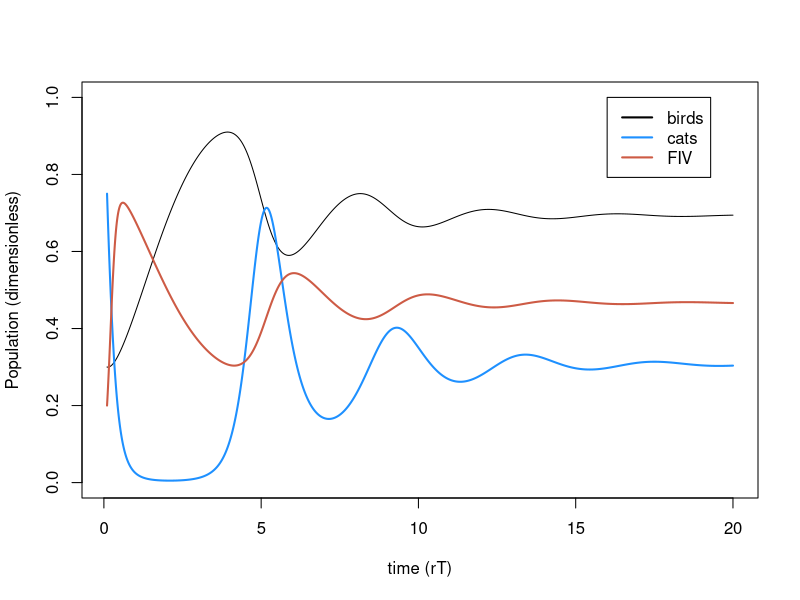
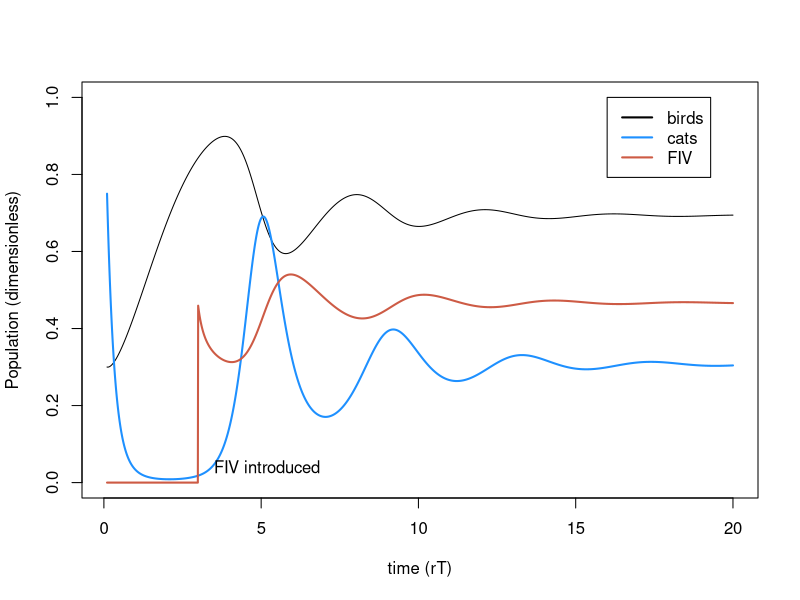
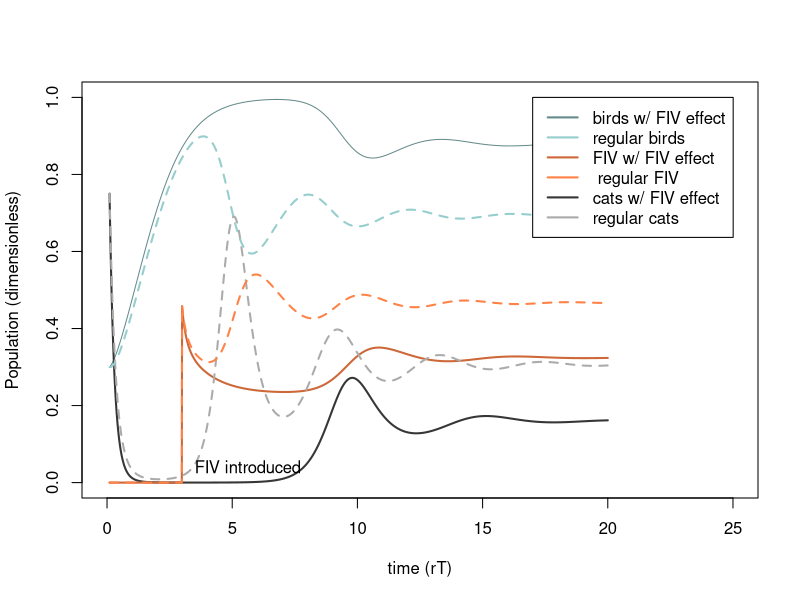
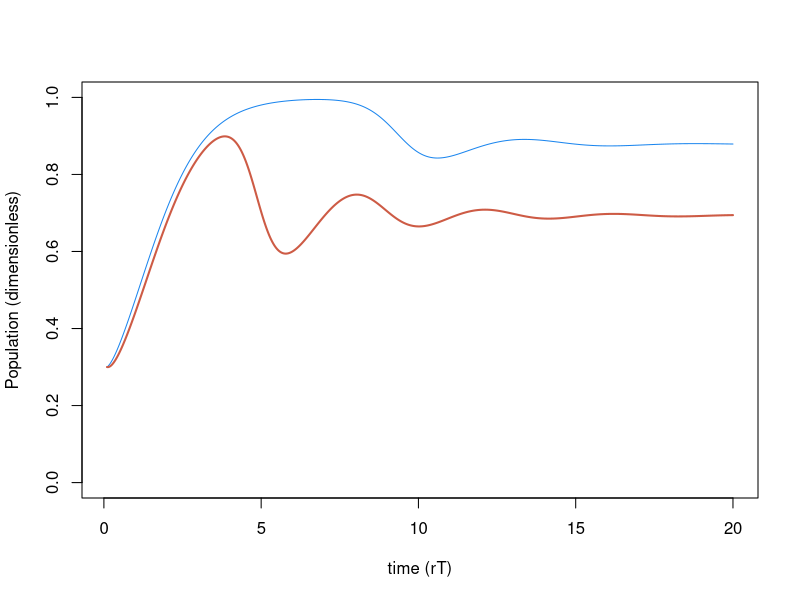
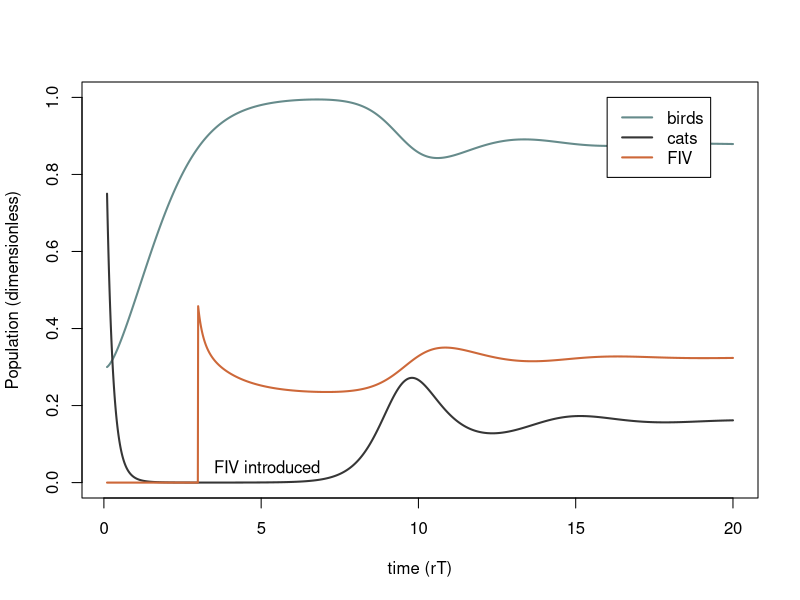
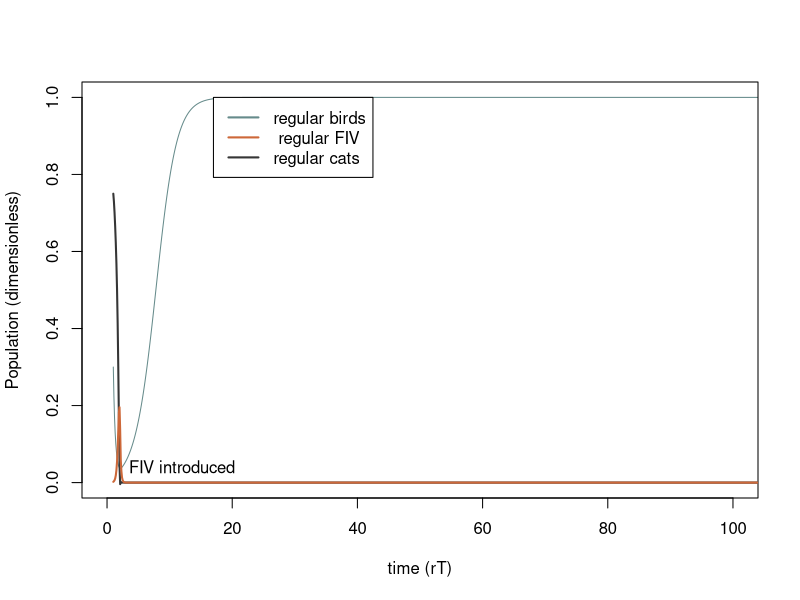
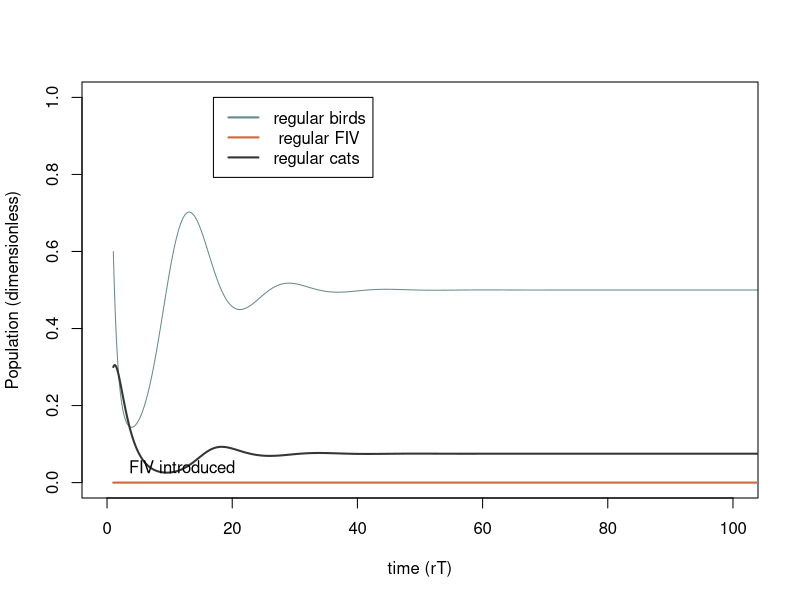

These charts were generated, in order, by the following R code:
## ---- chunk 1
##Variables
#N.v <- NaN    ## population size for victims (birds)
#N.p <- NaN    ## population size for predators (cats)
t.time.set <- seq(1, 200, length.out= 2000) ## time

##Parameter values##
#K <- NaN            # carrying capacity               (will be estimated from dimensionless parameters)
#u <- NaN            # predation rate                  (will be estimated from dimensionless parameters)
#beta.ma <- NaN      # contact rate for mass action    (will be estimated from dimensionless parameters)    

r.v <- 0.1          # per capita growth rate of birds in the model
a <- 0.03           # trophic conversion efficiency of cats
d.p <- 0.6          # natural per capita death rate of cats
beta.pm <- 1.5      # contact rate for proportionate mixing
delta <- 0.2        # virulence

#core equations
#B <- N.v/K
B.set <-seq(0, 1, length.out=20000)
#C <- N.p*u/r.v
t.set <- r.v*t.time.set

#dimensionless parameters
sigma.pm <- beta.pm/r.v
#sigma.pm.set <- seq(0,25, length.out = 20000)
#sigma.ma <- beta.ma * C/u 
#sigma.ma.set<- seq(0, 250, length.out = 20000)

#e <- alpha*u*K/r.v
e <- 10
#e.set <- seq(0, 25, length.out = 20000)
m <- d.p/r.v
alpha <- delta/r.v

## ---- chunk 2
B.simu1 <- NaN*t.set 
  B.simu1[1] <- .3
C.simu1 <- NaN*t.set
  C.simu1[1] <- .75
I.simu1 <- NaN*t.set
 I.simu1[1] <- 0.2

#for PM
for(i in 2:length(t.set)){
  
  dt <- t.set[i]-t.set[i-1]
  B <- B.simu1[i-1]
  C <- C.simu1[i-1]
  I <- I.simu1[i-1]
  
  dB <- (B*(1-B) -B*C) *dt
  dC <- (e*B*C - m*C - alpha*C*I)*dt
  dI <- (((sigma.pm - alpha)* (1-I) - e*B)*I) *dt
  
  B.simu1[i] <- B + dB
  C.simu1[i] <- C + dC
  I.simu1[i] <- I + dI
}

  
plot(t.set, B.simu1, type= "l", ylim= c(0, 1), ylab="Population (dimensionless)", xlab="time (rT)")  
lines(t.set,C.simu1,lwd=2,col='dodgerblue')
lines(t.set, I.simu1, lwd = 2, col= "coral3")
legend(x=16,y=1, col = c("black","dodgerblue","coral3"), lty=1,lwd=2,legend = c("birds", "cats", "FIV"))

## ---- chunk 3
B.simu2 <- NaN*t.set 
  B.simu2[1] <- .3
C.simu2 <- NaN*t.set
  C.simu2[1] <- .75
I.simu2 <- NaN*t.set
# I.simu2[1] <- 0
## ---- chunk 4
#for PM
for(i in 2:length(t.set)){
  
  	if(t.set[i] < 3){I.simu2[i-1] <- 0 } else { 
  	  if(t.set[i] == 3) {I.simu2[i-1] <- 0.2} else { I<- I.simu2[i-1]}}
	
  dt <- t.set[i]-t.set[i-1]
  B <- B.simu2[i-1]
  C <- C.simu2[i-1]
  #I.simu2[i-1]
  
  dB <- (B*(1-B) -B*C) *dt
  dC <- (e*B*C - m*C - alpha*C*I)*dt
  dI <- (((sigma.pm - alpha)* (1-I) - e*B)*I) *dt
  
  B.simu2[i] <- B + dB
  C.simu2[i] <- C + dC
  I.simu2[i] <- I + dI
}

plot(t.set, B.simu2, type= "l", ylim= c(0, 1), ylab="Population (dimensionless)", xlab="time (rT)")  
lines(t.set,C.simu2,lwd=2,col='dodgerblue')
lines(t.set, I.simu2, lwd = 2, col= "coral3")
legend(x=16,y=1, col = c("black","dodgerblue","coral3"), lty=1,lwd=2,legend = c("birds", "cats", "FIV"))
text(x=3.5, y=0.04, adj=0, label="FIV introduced")
## ---- chunk 5
l <- 0.25 #percent activity of sick cats (lathargy)
#for PM
B.simu3 <- NaN*t.set 
  B.simu3[1] <- .3
C.simu3 <- NaN*t.set
  C.simu3[1] <- .75
I.simu3 <- NaN*t.set
#I.simu3[1] <- 0

for(i in 2:length(t.set)){
  
  	if(t.set[i] < 3){I.simu3[i-1] <- 0 } else { 
  	  if(t.set[i] == 3) {I.simu3[i-1] <- 0.2} else { I<- I.simu3[i-1]}}
	
  dt <- t.set[i]-t.set[i-1]
  B <- B.simu3[i-1]
  C <- C.simu3[i-1]
  #I.simu3[i-1]
  
  dB <- (B*(1-B) -B*C*(1-I) - l*B*I*C ) *dt
  dC <- (e*(B*C*(1-I) + l*B*I*C) - m*C - alpha*C*I)*dt
  dI <- (((sigma.pm - alpha)* (1-I) - e*B)*I) *dt
  
  B.simu3[i] <- B + dB
  C.simu3[i] <- C + dC
  I.simu3[i] <- I + dI
}

plot(t.set, B.simu3, type= "l", ylim= c(0, 1), xlim=c(0, 25), ylab="Population (dimensionless)", xlab="time (rT)", col='paleturquoise4')  
lines(t.set,C.simu3,lwd=2,col='gray21')
lines(t.set, I.simu3, lwd = 2, col= "sienna3")
lines(t.set,C.simu2,lwd=2, lty= 2, col='gray67')
lines(t.set, I.simu2, lwd = 2,lty= 2, col= "sienna1")
lines(t.set,B.simu2,lwd=2,lty= 2, col='paleturquoise3')

legend(x=17,y=1, col = c("paleturquoise4","paleturquoise3","sienna3", "sienna1", "gray21", "gray67"), lty=1,lwd=2,legend = c("birds w/ FIV effect", "regular birds", "FIV w/ FIV effect", " regular FIV", "cats w/ FIV effect", "regular cats"))
text(x=3.5, y=0.04, adj=0, label="FIV introduced")




plot(t.set, B.simu3,type= "l", ylim= c(0, 1), ylab="Population (dimensionless)", xlab="time (rT)", col= 'Dodgerblue2')
lines(t.set, B.simu2, lwd=2, col= 'coral3')



plot(t.set, B.simu3, type= "l", ylim= c(0, 1), lwd=2, ylab="Population (dimensionless)", xlab="time (rT)", col='paleturquoise4')  
lines(t.set,C.simu3,lwd=2,col='gray21')
lines(t.set, I.simu3, lwd = 2, col= "sienna3")

legend(x=16,y=1, col = c("paleturquoise4","gray21","sienna3"), lty=1,lwd=2,legend = c("birds", "cats", "FIV"))
text(x=3.5, y=0.04, adj=0, label="FIV introduced")

## ---- chunk 6

mu <- 4 #not given
a <- 0.3 #trophic conversion
d <- 0.6 #per capita death
beta.pm <- 13 #pm contact rate
gamma <- 4.8 # virulence
K<- 1
r<- 0.6

l <- 0.25 #percent activity of sick cats (lathargy)
#for PM
N.simu4 <- NaN*t.time.set 
  N.simu4[1] <- .3
S.simu4 <- NaN*t.time.set
  S.simu4[1] <- .75
I.simu4 <- NaN*t.time.set
  I.simu4[1] <- .002

for(i in 2:length(t.time.set)){

	
  dt <- t.time.set[i]-t.time.set[i-1]
  N <- N.simu4[i-1]
  S <- S.simu4[i-1]
 I <- I.simu4[i-1]
  P <- S + I
  
  dN <- (r*N*(1-N/K)-mu*N*P) * dt
  dS <- ((a*mu*N*P)-(d*S) - (beta.pm*(S*I/P))) * dt
  dI <- (beta.pm* (S*I/P) - d*I -gamma*I) * dt
  
  N.simu4[i] <- N + dN
  S.simu4[i] <- S + dS
  I.simu4[i] <- I + dI
 }

plot(t.time.set, N.simu4, type= "l", ylim= c(0, 1), xlim=c(0, 100), ylab="Population (dimensionless)", xlab="time (rT)", col='paleturquoise4')  
lines(t.time.set,S.simu4,lwd=2,col='gray21')
lines(t.time.set, I.simu4, lwd = 2, col= "sienna3")


legend(x=17,y=1, col = c("paleturquoise4","sienna3", "gray21" ), lty=1,lwd=2,legend = c( "regular birds",  " regular FIV", "regular cats"))
text(x=3.5, y=0.04, adj=0, label="FIV introduced")





## ---- chunk 7
#trying to do the delayed introduction of FIV


mu <- 4 #not given
a <- 0.3 #trophic conversion
d <- 0.6 #per capita death
beta.pm <- 13 #pm contact rate
gamma <- 4.8 # virulence
K<- 1
r<- 0.6

l <- 0.8 #percent activity of sick cats (lathargy)
#for PM
N.simu5 <- NaN*t.time.set 
  N.simu5[1] <- .6
S.simu5 <- NaN*t.time.set
  S.simu5[1] <- .3
I.simu5 <- NaN*t.time.set
# I.simu5[1] <- .002

for(i in 2:length(t.time.set)){
  
 if(t.time.set[i] < 20){I.simu5[i-1] <- 0 } else { 
  if(t.time.set[i] == 20) {I.simu5[i-1] <- 0.1} else { I<- I.simu5[i-1]}}
	
  dt <- t.time.set[i]-t.time.set[i-1]
  N <- N.simu5[i-1]
  S <- S.simu5[i-1]
 # I <- I.simu5[i-1]
  P <- S + I
  
  dN <- (r*N*(1-N/K)-mu*N*P) * dt
  dS <- ((a*mu*N*P)-(d*S) - (beta.pm*(S*I/P))) * dt
  dI <- (beta.pm* (S*I/P) - d*I -gamma*I) * dt
  
  N.simu5[i] <- N + dN
  S.simu5[i] <- S + dS
  I.simu5[i] <- I + dI
 }

plot(t.time.set, N.simu5, type= "l", ylim= c(0, 1), xlim=c(0, 100), ylab="Population (dimensionless)", xlab="time (rT)", col='paleturquoise4')  
lines(t.time.set,S.simu5,lwd=2,col='gray21')
lines(t.time.set, I.simu5, lwd = 2, col= "sienna3")


legend(x=17,y=1, col = c("paleturquoise4","sienna3", "gray21" ), lty=1,lwd=2,legend = c( "regular birds",  " regular FIV", "regular cats"))
text(x=3.5, y=0.04, adj=0, label="FIV introduced")
